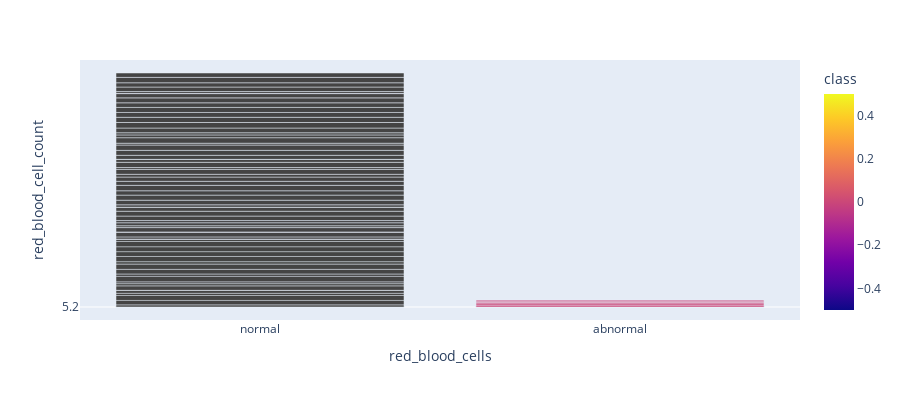

Notebook source saved alongside this figure:
### Markdown cell above
# VISUALISATION

### Code cell
fig = px.bar(df, x="red_blood_cells", y="red_blood_cell_count",color='class', barmode='group',height=400)
fig.show()

### Figure 1 — Plotly figure (JSON) as saved in the notebook; plotly's stock layout.template omitted (floating-point values rounded to 4 significant figures; data arrays with more than 128 entries replaced by an {"elided": "..."} marker saying what was removed)
{"data": [{"alignmentgroup": "True", "hovertemplate": "red_blood_cells=%{x}<br>red_blood_cell_count=%{y}<br>class=%{marker.color}<extra></extra>", "legendgroup": "", "marker": {"color": {"elided": "400 int values"}, "coloraxis": "coloraxis", "pattern": {"shape": ""}}, "name": "", "offsetgroup": "", "orientation": "v", "showlegend": false, "textposition": "auto", "type": "bar", "x": {"elided": "400 str values"}, "xaxis": "x", "y": {"elided": "400 str values"}, "yaxis": "y"}], "layout": {"barmode": "group", "coloraxis": {"colorbar": {"title": {"text": "class"}}, "colorscale": [[0, "#0d0887"], [0.1111, "#46039f"], [0.2222, "#7201a8"], [0.3333, "#9c179e"], [0.4444, "#bd3786"], [0.5556, "#d8576b"], [0.6667, "#ed7953"], [0.7778, "#fb9f3a"], [0.8889, "#fdca26"], [1, "#f0f921"]]}, "height": 400, "legend": {"tracegroupgap": 0}, "margin": {"t": 60}, "xaxis": {"anchor": "y", "domain": [0, 1], "title": {"text": "red_blood_cells"}}, "yaxis": {"anchor": "x", "domain": [0, 1], "title": {"text": "red_blood_cell_count"}}}}
